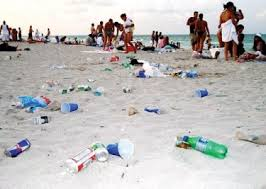
#> input picture Feature Attempts/extra_stuff/7.jpg, 266 x 189 px
$ python extra_edge_sliders.py --image 7.jpg   (Python 2 division)
#> lines starting #> are read from the running program, lines starting #| are printed output that depends on the picture; after the words box and inside, x2 and y2 are one past the last pixel; in counts of white or black regions, pixels touching at a corner belong together
#import the necessary packages

import argparse
from Tkinter import *

import cv2
import imutils

# construct the argument parser and parse the arguments
ap = argparse.ArgumentParser()
ap.add_argument("-i", "--image", required=True,
                help="Path to the image to be scanned")
args = vars(ap.parse_args())

# load the image and compute the ratio of the old height
# to the new height, clone it, and resize it
image = cv2.imread(args["image"])
#> image is the input picture: shape (189, 266, 3); mean B, G, R 187.4, 188.4, 190.4
ratio = image.shape[0] / 500
#> ratio = 0
orig = image.copy
image = imutils.resize(image, height=500)
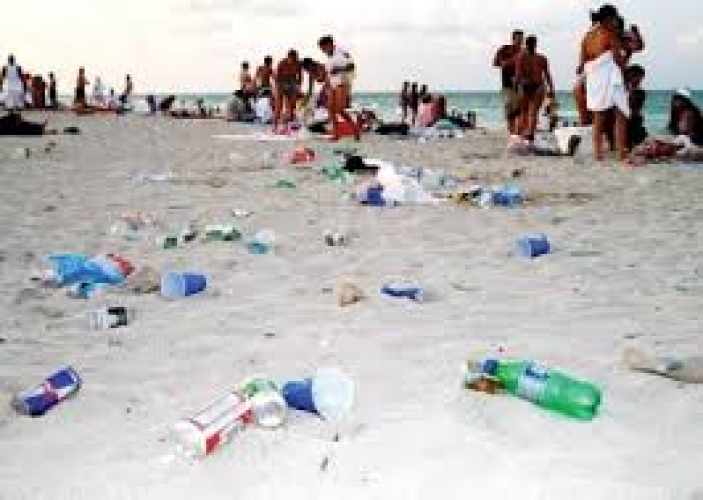
#> image: shape (500, 703, 3); mean B, G, R 187.3, 188.3, 190.4

# convert the image to grayscale, blur it, and find edges
# in the image
gray = cv2.cvtColor(image, cv2.COLOR_BGR2GRAY)  # grayscale rgb
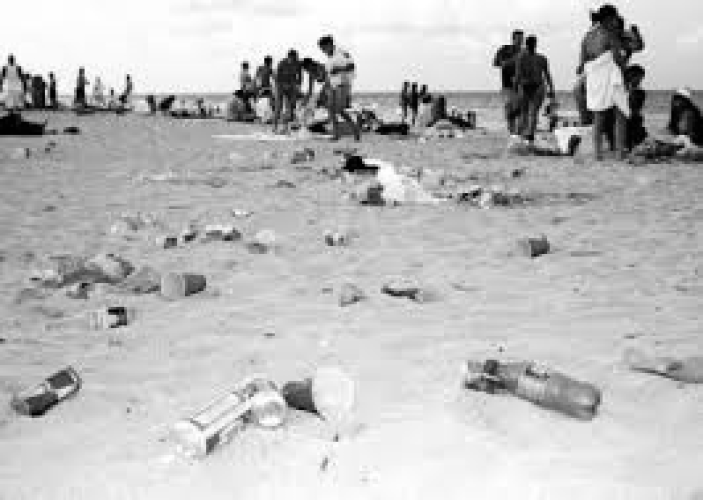
#> gray: shape (500, 703); min 0, max 255, mean 188.9
gray = cv2.GaussianBlur(gray, (5, 5), 0)  # blurs image
edged = cv2.Canny(gray, 75, 100)  # finds edges of min dimensions 75,100
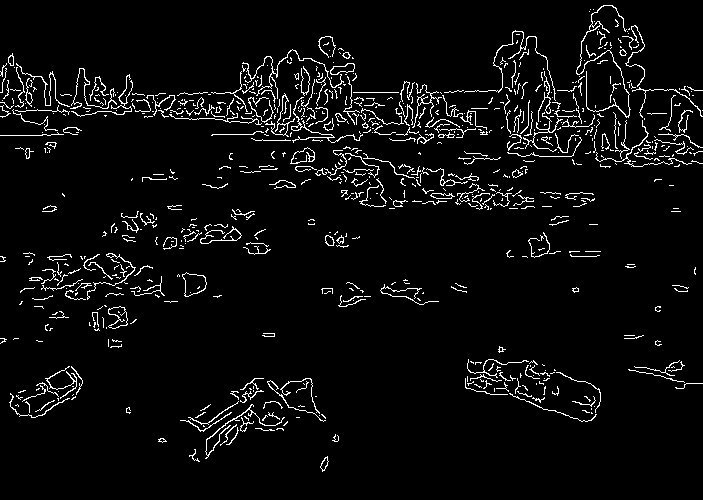
#> edged: shape (500, 703); 4.6% white in thin lines or dots

# show the original image and the edge detected image
print "STEP 1: Edge Detection"
# [7 lines of commented-out code are left out]
(cnts, _) = cv2.findContours(edged.copy(), cv2.RETR_LIST, cv2.CHAIN_APPROX_SIMPLE)
#> cnts = 807 contours, 748 with area under 20; largest, box (x1, y1, x2, y2) and area: (182, 272, 207, 297) 390, (182, 272, 207, 297) 379, (108, 306, 128, 329) 256, (108, 306, 128, 329) 241, (330, 63, 355, 75) 162
cnts = sorted(cnts, key=cv2.contourArea, reverse=True)[:5]
#> cnts = 5 contours; box (x1, y1, x2, y2) and area: (182, 272, 207, 297) 390, (182, 272, 207, 297) 379, (108, 306, 128, 329) 256, (108, 306, 128, 329) 241, (330, 63, 355, 75) 162

# loop over the contours
for c in cnts:
    # approximate the contour
    peri = cv2.arcLength(c, True)
    approx = cv2.approxPolyDP(c, 0.02 * peri, True)

    # cv2.drawContours(image, [approx], -1, (0, 255, 0), 2)
    # cv2.imshow(str(peri), image)

    # if our approximated contour has four points, then we
    # can assume that we have found our screen
    if len(approx) == 4:
        screenCnt = approx
        break
#> this loop made 5 passes
#> peri on passes 1 to 5: 85.94, 82.77, 91.84, 117.9, 63.8


# [10 lines of commented-out code are left out]

lowert = 0.0
uppert = 0.0
gausrad = 1

def draw():
    global  lowert
    global  uppert
    global  gausrad

    cv2.destroyAllWindows()

    gray = cv2.cvtColor(image, cv2.COLOR_BGR2GRAY)  # grayscale rgb
    gray = cv2.GaussianBlur(gray, (gausrad, gausrad), 0)  # blurs image
    edged = cv2.Canny(gray, lowert, uppert)  # finds edges of min dimensions 75,100
    cv2.imshow(str(uppert), edged)
    cv2.imshow("gray", gray)
    cv2.moveWindow("gray", 1000, 0)


def updatelow(val):
    global lowert
    lowert = float(val)
    draw()

def updateupper(val):
    global uppert
    uppert =float(val)
    draw()

def updateBlur(var):
    global gausrad
    if (int(var) % 2 == 1):
        gausrad = max(1,int(var))
        draw()

root = Tk()
var = DoubleVar()
var2 = DoubleVar()
var3 = DoubleVar()

scale = Scale( root, variable = var , command=updatelow,to_=200)
scale.pack(side=LEFT)

scale2 = Scale( root, variable = var2 , command=updateupper,to_=300)
scale2.pack(side=RIGHT)

scale3 = Scale( root, variable = var3 , command=updateBlur, orient=HORIZONTAL,from_=1,to_=99)
scale3.pack(side=BOTTOM)

root.mainloop()
